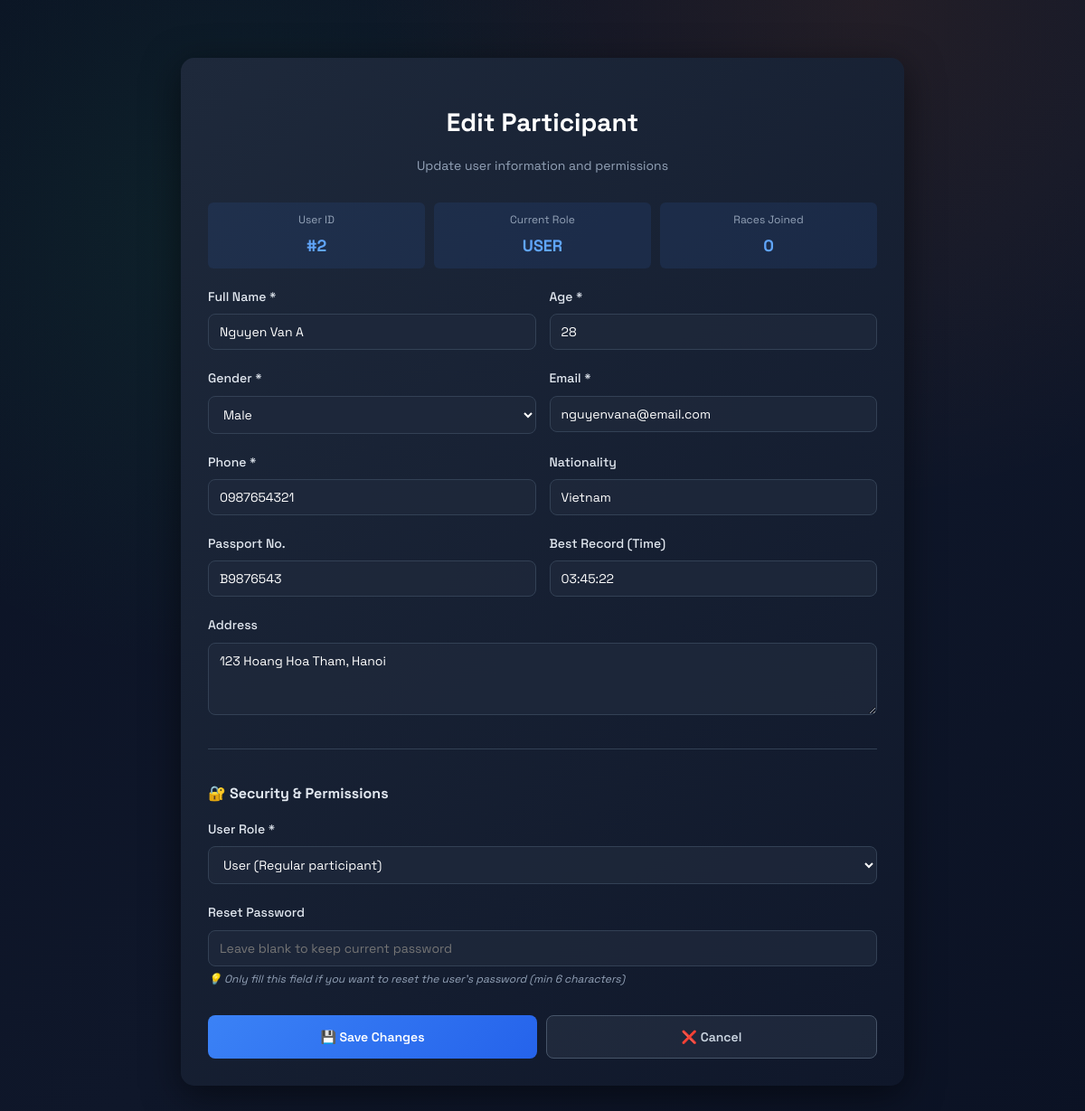
Screenshot of /edit_participant.php?id=2 (signed in) with the database file from the repository.
### tables this page shows
CREATE TABLE Participant (
    UserID INT PRIMARY KEY AUTO_INCREMENT,
    Username VARCHAR(50) UNIQUE NOT NULL,
    Password VARCHAR(255) NOT NULL,
    Name VARCHAR(100) NOT NULL,
    BestRecord VARCHAR(20),
    Nationality VARCHAR(50),
    PassportNO VARCHAR(50),
    Sex VARCHAR(10) NOT NULL,
    Age INT NOT NULL,
    Email VARCHAR(100) NOT NULL,
    Phone VARCHAR(20) NOT NULL,
    Address TEXT,
    Role VARCHAR(10) DEFAULT 'user'  
);

### edit_participant.php (the view, shortened to what this page needs)
<?php
include 'lib/db.php';
$userId = $_GET['id'] ?? null;
$stmt = $pdo->prepare("SELECT * FROM Participant WHERE UserID = ?");
$stmt->execute([$userId]);
$participant = $stmt->fetch(PDO::FETCH_ASSOC);
$stmt = $pdo->prepare("SELECT COUNT(*) as count FROM Participate WHERE UserID = ?");
$stmt->execute([$userId]);
$raceCount = $stmt->fetch(PDO::FETCH_ASSOC)['count'];
?>
<!DOCTYPE html>
<html lang="en">
<head>
    <link rel="stylesheet" href="css/style.css">
</head>
<body>
    <div class="participant-container">
        <div class="participant-header">
            <h1>Edit Participant</h1>
            <p>Update user information and permissions</p>
        </div>
        <div class="stats-grid">
            <div class="stat-box">
                <div class="stat-label">User ID</div>
                <div class="stat-value">#<?php echo htmlspecialchars($participant['UserID']); ?></div>
            </div>
            <div class="stat-box">
                <div class="stat-label">Current Role</div>
                <div class="stat-value"><?php echo strtoupper(htmlspecialchars($participant['Role'])); ?></div>
            </div>
            <div class="stat-box">
                <div class="stat-label">Races Joined</div>
                <div class="stat-value"><?php echo $raceCount; ?></div>
            </div>
        </div>
        <form method="POST">
            <div class="form-row">
                <div class="form-group">
                    <label for="name">Full Name *</label>
                    <input type="text" id="name" name="name" value="<?php echo htmlspecialchars($participant['Name'] ?? ''); ?>" required>
                </div>
                <div class="form-group">
                    <label for="age">Age *</label>
                    <input type="number" id="age" name="age" value="<?php echo htmlspecialchars($participant['Age'] ?? ''); ?>" min="1" max="120" required>
                </div>
            </div>
            <div class="form-row">
                <div class="form-group">
                    <label for="sex">Gender *</label>
                    <select id="sex" name="sex" required>
                        <option value="Male" <?php echo ($participant['Sex'] === 'Male') ? 'selected' : ''; ?>>Male</option>
                    </select>
                </div>
                <div class="form-group">
                    <label for="email">Email *</label>
                    <input type="email" id="email" name="email" value="<?php echo htmlspecialchars($participant['Email'] ?? ''); ?>" required>
                </div>
            </div>
            <div class="form-row">
                <div class="form-group">
                    <label for="phone">Phone *</label>
                    <input type="tel" id="phone" name="phone" value="<?php echo htmlspecialchars($participant['Phone'] ?? ''); ?>" required>
                </div>
                <div class="form-group">
                    <label for="nationality">Nationality</label>
                    <input type="text" id="nationality" name="nationality" value="<?php echo htmlspecialchars($participant['Nationality'] ?? ''); ?>" placeholder="e.g., Vietnamese">
                </div>
            </div>
            <div class="form-row">
                <div class="form-group">
                    <label for="passport_no">Passport No.</label>
                    <input type="text" id="passport_no" name="passport_no" value="<?php echo htmlspecialchars($participant['PassportNO'] ?? ''); ?>">
                </div>
                <div class="form-group">
                    <label for="best_record">Best Record (Time)</label>
                    <input type="text" id="best_record" name="best_record" value="<?php echo htmlspecialchars($participant['BestRecord'] ?? ''); ?>" placeholder="e.g., 2:30:45">
                </div>
            </div>
            <div class="form-group">
                <label for="address">Address</label>
                <textarea id="address" name="address" placeholder="Full address"><?php echo htmlspecialchars($participant['Address'] ?? ''); ?></textarea>
            </div>
            <div class="form-section">
                <h3>🔐 Security & Permissions</h3>
                <div class="form-group">
                    <label for="role">User Role *</label>
                    <select id="role" name="role" required>
                        <option value="user" <?php echo ($participant['Role'] === 'user') ? 'selected' : ''; ?>>User (Regular participant)</option>
                    </select>
                </div>
                <div class="form-group">
                    <label for="new_password">Reset Password</label>
                    <input type="password" id="new_password" name="new_password" placeholder="Leave blank to keep current password" minlength="6">
                    <div class="password-note">💡 Only fill this field if you want to reset the user's password (min 6 characters)</div>
                </div>
            </div>
            <div class="form-actions">
                <button type="submit" name="update_participant" class="btn btn-save">💾 Save Changes</button>
                <a href="admin.php" class="btn btn-cancel">❌ Cancel</a>
            </div>
        </form>
    </div>
</body>
</html>

### css/style.css (style rules this page uses)
:root { --bg: #0f172a; --panel: #111827; --card: #0b1224; --accent: #22c55e; --accent-2: #f97316; --muted: #9ca3af; --line: rgba(255,255,255,0.08); --text: #e5e7eb; --shadow: 0 20px 60px rgba(0,0,0,0.35); --radius: 14px; }
* { box-sizing: border-box; }
body { margin: 0; padding: 24px; font-family: 'Space Grotesk', 'Segoe UI', sans-serif; line-height: 1.6; color: var(--text); background: radial-gradient(circle at 20% 20%, rgba(34,197,94,0.08), transparent 35%), radial-gradient(circle at 80% 0%, rgba(249,115,22,0.09), transparent 35%), linear-gradient(135deg, #0b1224, #0f172a 55%, #0b1224 100%); min-height: 100vh; }
a { color: var(--accent); text-decoration: none; }
.btn { display: inline-flex; align-items: center; justify-content: center; gap: 8px; padding: 10px 16px; border-radius: 10px; border: 1px solid var(--line); background: rgba(255,255,255,0.04); color: var(--text); cursor: pointer; transition: all 0.2s ease; text-decoration: none; }
.stat-label { color: var(--muted); font-size: 14px; }

### edit_participant.php (style rules this page uses)
.participant-container { max-width: 800px; margin: 40px auto; padding: 30px; background: linear-gradient(135deg, #1e293b, #0f172a); border-radius: 15px; box-shadow: 0 10px 40px rgba(0, 0, 0, 0.5); }
.participant-header { text-align: center; margin-bottom: 30px; }
.participant-header h1 { font-size: 28px; color: #fff; margin-bottom: 10px; }
.participant-header p { color: #94a3b8; font-size: 14px; }
.form-group { margin-bottom: 20px; }
.form-group label { display: block; margin-bottom: 8px; color: #e2e8f0; font-weight: 500; font-size: 14px; }
.form-group input, .form-group select, .form-group textarea { width: 100%; padding: 10px 12px; background: rgba(30, 41, 59, 0.8); border: 1px solid #334155; border-radius: 8px; color: #fff; font-family: 'Space Grotesk', sans-serif; font-size: 14px; transition: all 0.3s ease; }
.form-row { display: grid; grid-template-columns: 1fr 1fr; gap: 15px; }
.form-group textarea { min-height: 80px; resize: vertical; }
.form-section { margin-top: 30px; padding-top: 20px; border-top: 1px solid #334155; }
.form-section h3 { color: #e2e8f0; font-size: 16px; margin-bottom: 15px; }
.form-actions { display: flex; gap: 10px; margin-top: 30px; }
.btn { flex: 1; padding: 12px 20px; border: none; border-radius: 8px; font-weight: 600; font-size: 14px; cursor: pointer; transition: all 0.3s ease; font-family: 'Space Grotesk', sans-serif; }
.btn-save { background: linear-gradient(135deg, #3b82f6, #2563eb); color: white; }
.btn-cancel { background: rgba(148, 163, 184, 0.1); color: #cbd5e1; border: 1px solid #475569; text-decoration: none; text-align: center; }
.stats-grid { display: grid; grid-template-columns: repeat(3, 1fr); gap: 10px; margin-bottom: 20px; }
.stat-box { background: rgba(59, 130, 246, 0.1); padding: 10px; border-radius: 6px; text-align: center; }
.stat-label { font-size: 12px; color: #94a3b8; margin-bottom: 5px; }
.stat-value { font-size: 18px; font-weight: 700; color: #60a5fa; }
.password-note { font-size: 12px; color: #94a3b8; margin-top: 5px; font-style: italic; }

### rows the page displays
participant: UserID "2", Role "USER", name "Nguyen Van A", age "28", sex "Male", email "nguyenvana@email.com", phone "0987654321", nationality "Vietnam", passport_no "B9876543", best_record "03:45:22", address "123 Hoang Hoa Tham, Hanoi", role "User (Regular participant)"

### other values shown
$raceCount "0"
